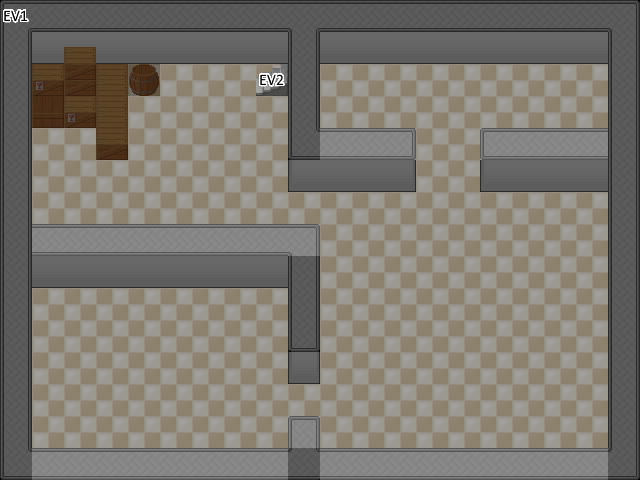

A level layout from a 2D game, rendered from its tile map. Below: a short description, then the map file with its tile-grid data intact:
An orthogonal 20x15 tile map with 32x32 px tiles, 5 tile layers (bg1, bg2, fg1, type, ...), 1 hidden layer not drawn, 4 tilesets.

<map version="1.0" tiledversion="1.0.1" orientation="orthogonal" renderorder="right-down" width="20" height="15" tilewidth="32" tileheight="32" nextobjectid="1">
 <tileset firstgid="1" name="type" tilewidth="32" tileheight="32" tilecount="2" columns="2">
  <image source="typetilseset.png" width="64" height="32" />
  <tile id="0">
   <properties>
    <property name="type" type="int" value="1" />
   </properties>
  </tile>
  <tile id="1">
   <properties>
    <property name="type" type="int" value="2" />
   </properties>
  </tile>
 </tileset>
 <tileset firstgid="3" name="info" tilewidth="32" tileheight="32" tilecount="20" columns="10">
  <image source="infotileset.png" width="320" height="64" />
  <tile id="0">
   <properties>
    <property name="event">MVPLAYER 7 2
SOUND "door" P
FILTER OFF
PAUSE 0.5</property>
   </properties>
  </tile>
  <tile id="1">
   <properties>
    <property name="event">IFC
   FILTER 0 0 0 1
   SOUND "door" P
   PAUSE 0.5
   SOUND OFF
   CHGMAP "maison" 1 0
END</property>
   </properties>
  </tile>
  <tile id="2">
   <properties>
    <property name="event" value="" />
   </properties>
  </tile>
  <tile id="3">
   <properties>
    <property name="event" value="" />
   </properties>
  </tile>
  <tile id="4">
   <properties>
    <property name="event" value="" />
   </properties>
  </tile>
  <tile id="5">
   <properties>
    <property name="event" value="" />
   </properties>
  </tile>
  <tile id="6">
   <properties>
    <property name="event" value="" />
   </properties>
  </tile>
  <tile id="7">
   <properties>
    <property name="event" value="" />
   </properties>
  </tile>
  <tile id="8">
   <properties>
    <property name="event" value="" />
   </properties>
  </tile>
  <tile id="9">
   <properties>
    <property name="event" value="" />
   </properties>
  </tile>
  <tile id="10">
   <properties>
    <property name="npc" value="" />
   </properties>
  </tile>
  <tile id="11">
   <properties>
    <property name="npc" value="" />
   </properties>
  </tile>
  <tile id="12">
   <properties>
    <property name="npc" value="" />
   </properties>
  </tile>
  <tile id="13">
   <properties>
    <property name="npc" value="" />
   </properties>
  </tile>
  <tile id="14">
   <properties>
    <property name="npc" value="" />
   </properties>
  </tile>
  <tile id="15">
   <properties>
    <property name="npc" value="" />
   </properties>
  </tile>
  <tile id="16">
   <properties>
    <property name="npc" value="" />
   </properties>
  </tile>
  <tile id="17">
   <properties>
    <property name="npc" value="" />
   </properties>
  </tile>
  <tile id="18">
   <properties>
    <property name="npc" value="" />
   </properties>
  </tile>
  <tile id="19">
   <properties>
    <property name="npc" value="" />
   </properties>
  </tile>
 </tileset>
 <tileset firstgid="23" name="free_tileset_version_10" tilewidth="32" tileheight="32" tilecount="570" columns="15">
  <image source="../tilesets/free_tileset_version_10.png" width="480" height="1216" />
 </tileset>
 <tileset firstgid="593" name="Inside_B" tilewidth="32" tileheight="32" tilecount="256" columns="16">
  <image source="../tilesets/Inside_B.png" width="512" height="512" />
 </tileset>
 <layer name="bg1" width="20" height="15">
  <data encoding="csv">
46,41,41,41,41,41,41,41,41,43,41,41,41,41,41,41,41,41,41,47,
63,66,66,66,66,66,66,66,66,63,66,66,66,66,66,66,66,66,66,63,
63,28,28,28,28,28,28,28,28,63,28,28,28,28,28,28,28,28,28,63,
63,28,28,28,28,28,28,28,28,63,28,28,28,28,28,28,28,28,28,63,
63,28,28,28,28,28,28,28,28,61,28,28,28,28,28,28,28,28,28,63,
63,28,28,28,28,28,28,28,28,50,66,66,65,28,28,50,66,66,66,63,
63,28,28,28,28,28,28,28,28,28,28,28,28,28,28,28,28,28,28,63,
63,28,28,28,28,28,28,28,28,28,28,28,28,28,28,28,28,28,28,63,
63,66,66,66,66,66,66,66,66,63,28,28,28,28,28,28,28,28,28,63,
63,28,28,28,28,28,28,28,28,63,28,28,28,28,28,28,28,28,28,63,
63,28,28,28,28,28,28,28,28,60,28,28,28,28,28,28,28,28,28,63,
63,28,28,28,28,28,28,28,28,51,28,28,28,28,28,28,28,28,28,63,
63,28,28,28,28,28,28,28,28,28,28,28,28,28,28,28,28,28,28,63,
63,28,28,28,28,28,28,28,28,28,28,28,28,28,28,28,28,28,28,63,
61,28,28,28,28,28,28,28,28,59,28,28,28,28,28,28,28,28,28,62
</data>
 </layer>
 <layer name="bg2" width="20" height="15">
  <data encoding="csv">
0,0,0,0,0,0,0,0,0,0,0,0,0,0,0,0,0,0,0,0,
0,0,230,0,0,0,0,0,0,0,0,0,0,0,0,0,0,0,0,0,
0,246,245,231,209,0,0,0,594,0,0,0,0,0,0,0,0,0,0,0,
0,247,246,231,0,0,0,0,0,0,0,0,0,0,0,0,0,0,0,0,
0,0,0,244,0,0,0,0,0,0,0,0,0,0,0,0,0,0,0,0,
0,0,0,0,0,0,0,0,0,0,0,0,0,0,0,0,0,0,0,0,
0,0,0,0,0,0,0,0,0,0,0,0,0,0,0,0,0,0,0,0,
0,0,0,0,0,0,0,0,0,0,0,0,0,0,0,0,0,0,0,0,
0,0,0,0,0,0,0,0,0,0,0,0,0,0,0,0,0,0,0,0,
0,0,0,0,0,0,0,0,0,0,0,0,0,0,0,0,0,0,0,0,
0,0,0,0,0,0,0,0,0,0,0,0,0,0,0,0,0,0,0,0,
0,0,0,0,0,0,0,0,0,0,0,0,0,0,0,0,0,0,0,0,
0,0,0,0,0,0,0,0,0,0,0,0,0,0,0,0,0,0,0,0,
0,0,0,0,0,0,0,0,0,0,0,0,0,0,0,0,0,0,0,0,
0,0,0,0,0,0,0,0,0,0,0,0,0,0,0,0,0,0,0,0
</data>
 </layer>
 <layer name="fg1" width="20" height="15">
  <data encoding="csv">
0,0,0,0,0,0,0,0,0,0,0,0,0,0,0,0,0,0,0,0,
0,0,0,0,0,0,0,0,0,0,0,0,0,0,0,0,0,0,0,0,
0,0,0,0,0,0,0,0,0,0,0,0,0,0,0,0,0,0,0,0,
0,0,0,0,0,0,0,0,0,0,0,0,0,0,0,0,0,0,0,0,
0,0,0,0,0,0,0,0,0,0,41,41,42,0,0,57,41,41,41,0,
0,0,0,0,0,0,0,0,0,0,0,0,0,0,0,0,0,0,0,0,
0,0,0,0,0,0,0,0,0,0,0,0,0,0,0,0,0,0,0,0,
0,41,41,41,41,41,41,41,41,47,0,0,0,0,0,0,0,0,0,0,
0,0,0,0,0,0,0,0,0,0,0,0,0,0,0,0,0,0,0,0,
0,0,0,0,0,0,0,0,0,0,0,0,0,0,0,0,0,0,0,0,
0,0,0,0,0,0,0,0,0,0,0,0,0,0,0,0,0,0,0,0,
0,0,0,0,0,0,0,0,0,0,0,0,0,0,0,0,0,0,0,0,
0,0,0,0,0,0,0,0,0,0,0,0,0,0,0,0,0,0,0,0,
0,0,0,0,0,0,0,0,0,45,0,0,0,0,0,0,0,0,0,0,
0,41,41,41,41,41,41,41,41,0,41,41,41,41,41,41,41,41,41,0
</data>
 </layer>
 <layer name="fg2" width="20" height="15" visible="0">
  <data encoding="csv">
0,0,0,0,0,0,0,0,0,0,0,0,0,0,0,0,0,0,0,0,
0,0,0,0,0,0,0,0,0,0,0,0,0,0,0,0,0,0,0,0,
0,0,0,0,0,0,0,0,0,0,0,0,0,0,0,0,0,0,0,0,
0,0,0,0,0,0,0,0,0,0,0,0,0,0,0,0,0,0,0,0,
0,0,0,0,0,0,0,0,0,0,0,0,0,0,0,0,0,0,0,0,
0,0,0,0,0,0,0,0,0,0,0,0,0,0,0,0,0,0,0,0,
0,0,0,0,0,0,0,0,0,0,0,0,0,0,0,0,0,0,0,0,
0,0,0,0,0,0,0,0,0,0,0,0,0,0,0,0,0,0,0,0,
0,0,0,0,0,0,0,0,0,0,0,0,0,0,0,0,0,0,0,0,
0,0,0,0,0,0,0,0,0,0,0,0,0,0,0,0,0,0,0,0,
0,0,0,0,0,0,0,0,0,0,0,0,0,0,0,0,0,0,0,0,
0,0,0,0,0,0,0,0,0,0,0,0,0,0,0,0,0,0,0,0,
0,0,0,0,0,0,0,0,0,0,0,0,0,0,0,0,0,0,0,0,
0,0,0,0,0,0,0,0,0,0,0,0,0,0,0,0,0,0,0,0,
0,0,0,0,0,0,0,0,0,0,0,0,0,0,0,0,0,0,0,0
</data>
 </layer>
 <layer name="type" width="20" height="15" opacity="0.54">
  <data encoding="csv">
2,2,2,2,2,2,2,2,2,2,2,2,2,2,2,2,2,2,2,2,
2,2,2,2,2,2,2,2,2,2,2,2,2,2,2,2,2,2,2,2,
2,2,2,2,2,1,1,1,1,2,1,1,1,1,1,1,1,1,1,2,
2,2,2,2,1,1,1,1,1,2,1,1,1,1,1,1,1,1,1,2,
2,1,1,2,1,1,1,1,1,2,1,1,1,1,1,1,1,1,1,2,
2,1,1,1,1,1,1,1,1,2,2,2,2,1,1,2,2,2,2,2,
2,1,1,1,1,1,1,1,1,1,1,1,1,1,1,1,1,1,1,2,
2,1,1,1,1,1,1,1,1,1,1,1,1,1,1,1,1,1,1,2,
2,2,2,2,2,2,2,2,2,2,1,1,1,1,1,1,1,1,1,2,
2,1,1,1,1,1,1,1,1,2,1,1,1,1,1,1,1,1,1,2,
2,1,1,1,1,1,1,1,1,2,1,1,1,1,1,1,1,1,1,2,
2,1,1,1,1,1,1,1,1,2,1,1,1,1,1,1,1,1,1,2,
2,1,1,1,1,1,1,1,1,1,1,1,1,1,1,1,1,1,1,2,
2,1,1,1,1,1,1,1,1,1,1,1,1,1,1,1,1,1,1,2,
2,1,1,1,1,1,1,1,1,2,1,1,1,1,1,1,1,1,1,2
</data>
 </layer>
 <layer name="info" width="20" height="15">
  <data encoding="csv">
3,0,0,0,0,0,0,0,0,0,0,0,0,0,0,0,0,0,0,0,
0,0,0,0,0,0,0,0,0,0,0,0,0,0,0,0,0,0,0,0,
0,0,0,0,0,0,0,0,4,0,0,0,0,0,0,0,0,0,0,0,
0,0,0,0,0,0,0,0,0,0,0,0,0,0,0,0,0,0,0,0,
0,0,0,0,0,0,0,0,0,0,0,0,0,0,0,0,0,0,0,0,
0,0,0,0,0,0,0,0,0,0,0,0,0,0,0,0,0,0,0,0,
0,0,0,0,0,0,0,0,0,0,0,0,0,0,0,0,0,0,0,0,
0,0,0,0,0,0,0,0,0,0,0,0,0,0,0,0,0,0,0,0,
0,0,0,0,0,0,0,0,0,0,0,0,0,0,0,0,0,0,0,0,
0,0,0,0,0,0,0,0,0,0,0,0,0,0,0,0,0,0,0,0,
0,0,0,0,0,0,0,0,0,0,0,0,0,0,0,0,0,0,0,0,
0,0,0,0,0,0,0,0,0,0,0,0,0,0,0,0,0,0,0,0,
0,0,0,0,0,0,0,0,0,0,0,0,0,0,0,0,0,0,0,0,
0,0,0,0,0,0,0,0,0,0,0,0,0,0,0,0,0,0,0,0,
0,0,0,0,0,0,0,0,0,0,0,0,0,0,0,0,0,0,0,0
</data>
 </layer>
</map>
